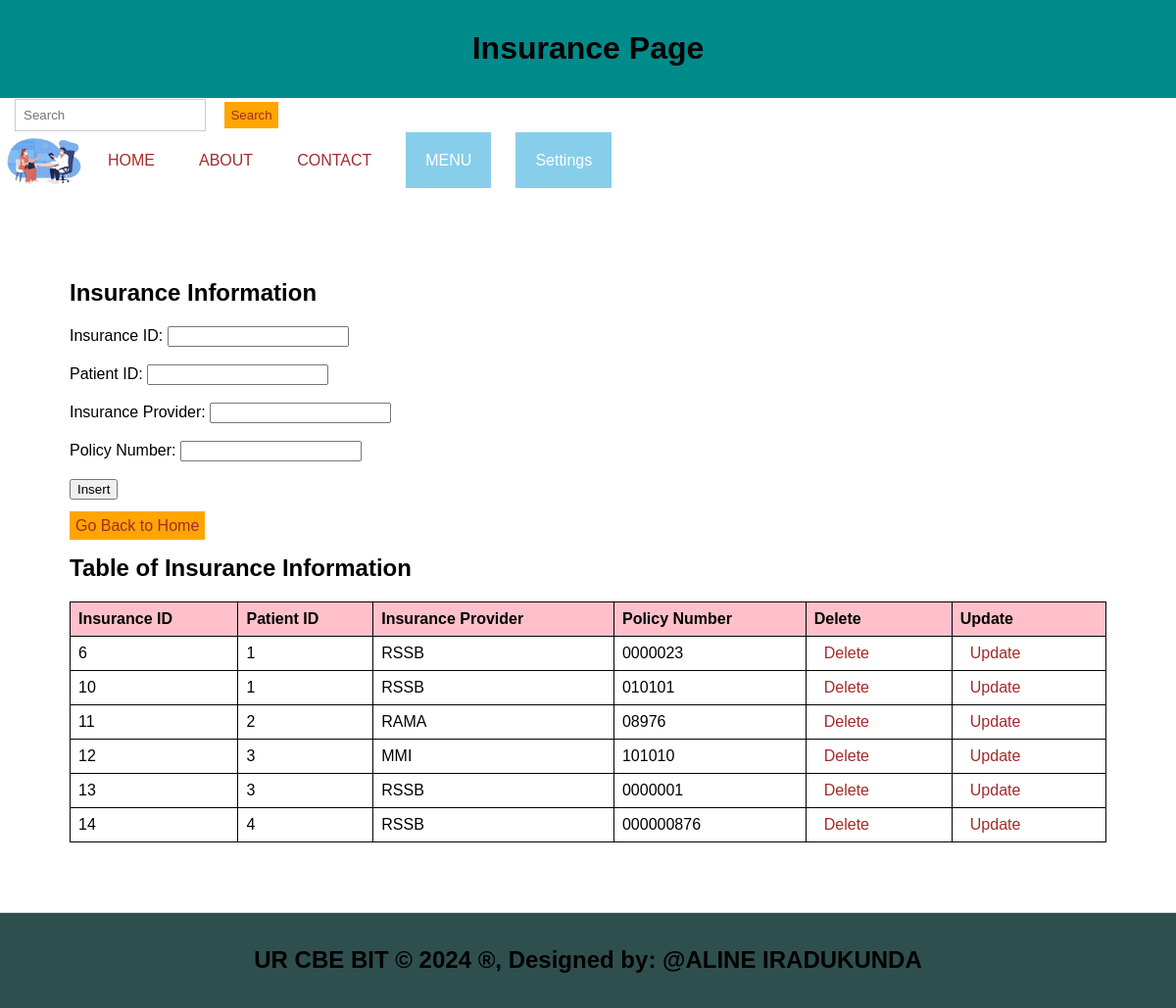
The page /Insurance.php on the database its author committed.
### tables this page shows
CREATE TABLE `insurance` (
  `insurance_id` int(11) NOT NULL,
  `patient_id` int(11) DEFAULT NULL,
  `insurance_provider` varchar(255) DEFAULT NULL,
  `policy_number` varchar(50) DEFAULT NULL
);

### Insurance.php (the view, shortened to what this page needs)
<!DOCTYPE html>
<html lang="en">
<head>
  <link rel="stylesheet" type="text/css" href="style.css" title="style 1" media="screen, tv, projection, handheld, print"/>
</head>
<body>
<header><center>
    <h1>Insurance Page</h1></center>
  </header>  <form class="d-flex" role="search" action="search.php">
      <input class="form-control me-2" type="search" placeholder="Search" aria-label="Search" name="query">
      <button class="btn btn-outline-success" type="submit">Search</button>
    </form> <ul>
    <li><img src="./Images/app.jpg" width="90" height="60" alt="Logo"></li>
    <li><a href="./home.html">HOME</a></li>
    <li><a href="./about.html">ABOUT</a></li>
    <li><a href="./contact.html">CONTACT</a></li>
    <li class="dropdown">
      <a href="#" style="padding: 20px; color: white; background-color: skyblue; text-decoration: none;">MENU</a>
    </li>
    <li class="dropdown">
      <a href="#" style="padding: 20px; color: white; background-color: skyblue; text-decoration: none;">Settings</a>
    </li>
  </ul>
<section>
  <h1>Insurance Information</h1>
  <form method="post">
    <label for="insurance_id">Insurance ID:</label>
    <input type="number" id="insurance_id" name="insurance_id" readonly><br><br>
    <label for="patient_id">Patient ID:</label>
    <input type="number" id="patient_id" name="patient_id" required><br><br>
    <label for="insurance_provider">Insurance Provider:</label>
    <input type="text" id="insurance_provider" name="insurance_provider" required><br><br>
    <label for="policy_number">Policy Number:</label>
    <input type="text" id="policy_number" name="policy_number" required><br><br>
    <input type="submit" name="add_insurance" value="Insert"><br><br>
    <a class="button" href="./home.html">Go Back to Home</a></li>
  </form>
  <h2>Table of Insurance Information</h2>
  <table border="1">
    <tr>
      <th>Insurance ID</th>
      <th>Patient ID</th>
      <th>Insurance Provider</th>
      <th>Policy Number</th>
      <th>Delete</th>
      <th>Update</th>
    </tr>
    <?php
    include('database_connection.php');
    $sql = "SELECT * FROM Insurance";
    $result = $connection->query($sql);
    if ($result->num_rows > 0) {
        while ($row = $result->fetch_assoc()) {
            $insurance_id = $row['insurance_id'];
            echo "<tr>
                <td>" . $row['insurance_id'] . "</td>
                <td>" . $row['patient_id'] . "</td>
                <td>" . $row['insurance_provider'] . "</td>
                <td>" . $row['policy_number'] . "</td>
                <td><a href='delete_insurance.php?insurance_id=$insurance_id'>Delete</a></td>
                <td><a href='update_insurance.php?insurance_id=$insurance_id'>Update</a></td>
            </tr>";
        }
    } else {
        echo "<tr><td colspan='6'>No insurance data found</td></tr>";
    }
    ?>
  </table>
</section>
<footer>
  <center>
    <b><h2>UR CBE BIT &copy; <?php echo date("Y"); ?> &reg;, Designed by: @ALINE IRADUKUNDA</h2></b>
  </center>
</footer>
</body>
</html>

### style.css (style rules this page uses)
body { font-family: Arial, sans-serif; margin: 0; padding: 0; }
.form-control { padding: 8px; margin-left: 4px; border: 1px solid #ccc; }
.btn { padding: 6px; background-color: orange; color: brown; border: none; }
.dropdown { position: relative; display: inline; margin-right: 10px; }
body { font-family: Arial,sans-serif; margin:0; padding:0; }
header { background-color:darkgray; padding: 15px; }
.dropdown { position: right; display:right; direction:rtl; }
section { padding:20px; border-bottom: 1px solid #ddd; }
footer { text-align: center; padding: 15px; background-color:darkgray; }

### Insurance.php (style rules this page uses)
body table { width: 100%; border-collapse: collapse; }
th, td { border: 1px solid black; padding: 8px; text-align: left; }
th { background-color: pink; }
a { padding: 10px; color: white; text-decoration: none; margin-right: 15px; }
a:link { color: brown; }
button.btn { margin-left: 15px; margin-top: 4px; }
input.form-control { margin-left: 15px; padding: 8px; }
section { padding: 71px; border-bottom: 1px solid #ddd; }
footer { text-align: center; padding: 15px; background-color: darkslategrey; }
header { background-color: darkcyan; padding: 10px; text-align: center; }
ul { list-style-type: none; padding: 0; margin: 0; display: flex; align-items: center; }
li { margin-right: 10px; }
li img { vertical-align: middle; }
.dropdown { position: relative; display: inline-block; }
.button { padding: 6px; background-color: orange; color: brown; border: none; }

### rows shown on the page
insurance: insurance_id "6", patient "1", insurance_provider "RSSB", policy_number "0000023"
insurance: insurance_id "10", patient "1", insurance_provider "RSSB", policy_number "010101"
insurance: insurance_id "11", patient "2", insurance_provider "RAMA", policy_number "08976"
insurance: insurance_id "12", patient "3", insurance_provider "MMI", policy_number "101010"
insurance: insurance_id "13", patient "3", insurance_provider "RSSB", policy_number "0000001"
insurance: insurance_id "14", patient "4", insurance_provider "RSSB", policy_number "000000876"
